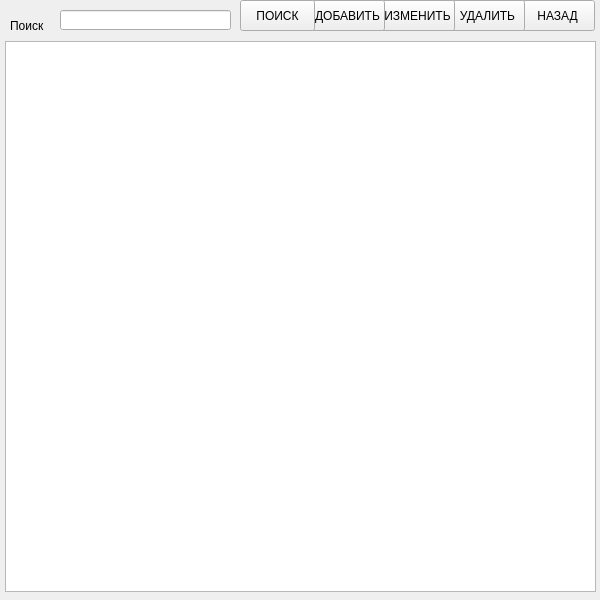
<?xml version="1.0" encoding="UTF-8"?>
<ui version="4.0">
 <class>Form</class>
 <widget class="QWidget" name="Form">
  <property name="geometry">
   <rect>
    <x>0</x>
    <y>0</y>
    <width>600</width>
    <height>600</height>
   </rect>
  </property>
  <property name="windowTitle">
   <string>Form</string>
  </property>
  <widget class="QTableWidget" name="tableWidget">
   <property name="geometry">
    <rect>
     <x>5</x>
     <y>41</y>
     <width>591</width>
     <height>551</height>
    </rect>
   </property>
  </widget>
  <widget class="QLineEdit" name="search_label">
   <property name="geometry">
    <rect>
     <x>60</x>
     <y>10</y>
     <width>171</width>
     <height>20</height>
    </rect>
   </property>
  </widget>
  <widget class="QLabel" name="label">
   <property name="geometry">
    <rect>
     <x>10</x>
     <y>10</y>
     <width>51</width>
     <height>31</height>
    </rect>
   </property>
   <property name="text">
    <string>Поиск </string>
   </property>
  </widget>
  <widget class="QPushButton" name="back">
   <property name="geometry">
    <rect>
     <x>520</x>
     <y>0</y>
     <width>75</width>
     <height>31</height>
    </rect>
   </property>
   <property name="text">
    <string>НАЗАД</string>
   </property>
  </widget>
  <widget class="QPushButton" name="deleted">
   <property name="geometry">
    <rect>
     <x>450</x>
     <y>0</y>
     <width>75</width>
     <height>31</height>
    </rect>
   </property>
   <property name="text">
    <string>УДАЛИТЬ</string>
   </property>
  </widget>
  <widget class="QPushButton" name="update">
   <property name="geometry">
    <rect>
     <x>380</x>
     <y>0</y>
     <width>75</width>
     <height>31</height>
    </rect>
   </property>
   <property name="text">
    <string>ИЗМЕНИТЬ</string>
   </property>
  </widget>
  <widget class="QPushButton" name="add">
   <property name="geometry">
    <rect>
     <x>310</x>
     <y>0</y>
     <width>75</width>
     <height>31</height>
    </rect>
   </property>
   <property name="text">
    <string>ДОБАВИТЬ</string>
   </property>
  </widget>
  <widget class="QPushButton" name="search">
   <property name="geometry">
    <rect>
     <x>240</x>
     <y>0</y>
     <width>75</width>
     <height>31</height>
    </rect>
   </property>
   <property name="text">
    <string>ПОИСК</string>
   </property>
  </widget>
 </widget>
 <resources/>
 <connections/>
</ui>
